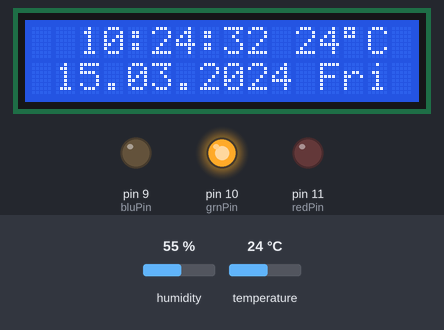
Simulated run of this sketch. Board: Arduino Uno, built with avr-gcc and run on an emulated ATmega328P. On the bench: 16×2 character LCD, output pins drawn as LEDs (lit = HIGH). The test bench sets the inputs (shaded band); at power-on: temperature 24 °C, humidity 55 %. The local clock reads 2024-03-15 10:24:30 at power-on unless the sketch sets it; what the sketch prints to the serial monitor is not drawn.

Above: at 2.2 s.
2.3 s: temperature set to 11 °C
At 5.0 s:
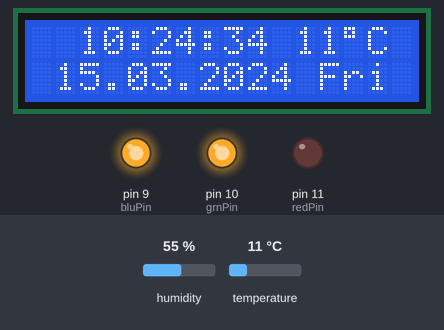
6.5 s: temperature set to 8 °C
At 9.2 s:
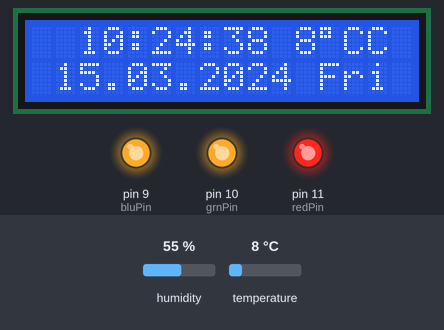
10.7 s: temperature set to 33 °C
At 13.1 s:
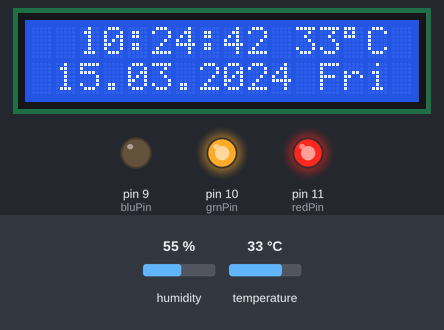
14.9 s: temperature set to 38 °C
At 17.7 s:
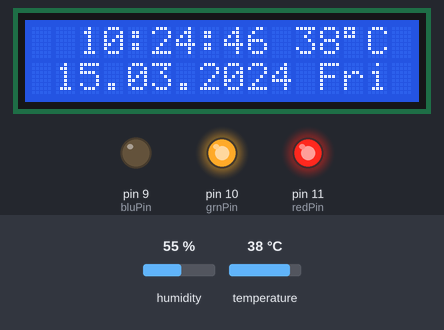
19.1 s: temperature set to 41 °C
At 21.9 s:
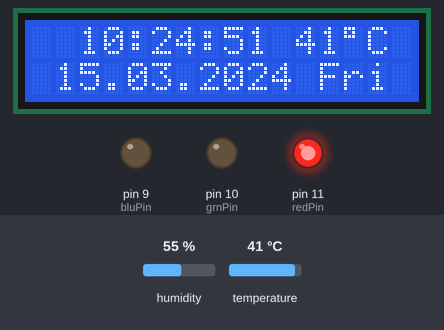
Timing chart, 0 to 23.4 s (numbered marks = the images above; inputs shaded):
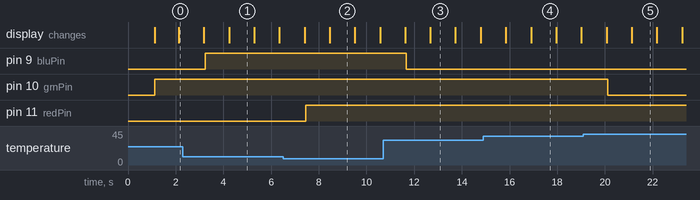

Measured:
- the behaviour switches between 10 and 9 °C on temperature (found by bisection; images 1 and 2)
- the behaviour switches between 39 and 40 °C on temperature (found by bisection; images 4 and 5)
- after the input at 2.3 s, pin 9 (bluPin): LOW → HIGH after 0.93 s
- after the input at 6.5 s, pin 11 (redPin): LOW → HIGH after 0.95 s; the display: first differs from a run without the input after 2.0 s (image 2)
- after the input at 10.7 s, pin 9 (bluPin): HIGH → LOW after 0.97 s; the display: first differs from a run without the input after 2.0 s (image 3)
- after the input at 19.1 s, pin 10 (grnPin): HIGH → LOW after 1.0 s
- what the display in image 1 shows lasts 1.1 s, from 4.2 s to 5.3 s

The sketch:

Asus_ROG_clock.ino
```cpp
#include <dht11.h>
#define DHT11PIN A0
#include <LiquidCrystal_I2C.h>
#include <DS3231.h>
#include<Wire.h>
LiquidCrystal_I2C lcd(0x27, 2, 1, 0, 4, 5, 6, 7, 3, POSITIVE);
DS3231  rtc(SDA, SCL);

dht11 DHT11;

 int redPin = 11;
 int grnPin = 10;
 int bluPin = 9;

 void setup(){

  Serial.begin(9600);
  Serial.println("Temperature");
  delay(1000);   // Printing Serial Monitor header

  pinMode(redPin, OUTPUT);    // Printing Serial Monitor header
  pinMode(grnPin, OUTPUT);
  pinMode(bluPin, OUTPUT);
  rtc.begin();
  lcd.begin(16,2);

  }

 void loop(){

   lcd.setCursor(2,0);
   lcd.print(rtc.getTimeStr());
   lcd.print(" ");
   lcd.print(DHT11.temperature);
   lcd.print((char)223);
   lcd.print("C");
   lcd.setCursor(1,1);
   lcd.print(rtc.getDateStr());
   lcd.print(" ");
   lcd.print(rtc.getDOWStr(FORMAT_SHORT));

   Serial.println();
   int chk = DHT11.read(DHT11PIN);

   Serial.print("Sicaklik (Celcius): ");
   Serial.println((float)DHT11.temperature);


  if((DHT11.temperature < 50) && (DHT11.temperature >= 40))
  {
  digitalWrite(redPin, HIGH);
  digitalWrite(bluPin, LOW);
  digitalWrite(grnPin, LOW);
  }

  if((DHT11.temperature < 40) && (DHT11.temperature >= 30))
  {
   digitalWrite(grnPin, HIGH);
   digitalWrite(redPin, HIGH);
   digitalWrite(bluPin, LOW);
  }
  if((DHT11.temperature < 30) && (DHT11.temperature >= 20))
  {
   digitalWrite(grnPin, HIGH);
   digitalWrite(redPin, LOW);
   digitalWrite(bluPin, LOW);
  }

  if((DHT11.temperature >= 10) && (DHT11.temperature < 20))
  {
   digitalWrite(grnPin, HIGH);
   digitalWrite(bluPin, HIGH);
   digitalWrite(redPin, LOW);
  }

  if((DHT11.temperature < 10) && (DHT11.temperature >= 0))
  {
   digitalWrite(grnPin, HIGH);
   digitalWrite(bluPin, HIGH);
   digitalWrite(redPin, HIGH);
  }

  delay(1000);
 }
```
